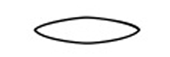
#> input picture mouth.png, 170 x 57 px, given in place of pic1.png, which was not available
$ jupyter execute ycbcr.ipynb
#> lines starting #> are read from the running program, lines starting #| are printed output that depends on the picture; after the words box and inside, x2 and y2 are one past the last pixel; in counts of white or black regions, pixels touching at a corner belong together; pictures that were not available may be replaced by others from this repository, and a replacement may not be noted
[cell 1]
from __future__ import print_function
import cv2 as cv
import argparse
import numpy as np
from matplotlib import pyplot as plt
from google.colab.patches import cv2_imshow

src = cv.imread("pic1.png")
#> src is the input picture: shape (57, 170, 3); min 0, max 255, mean 241.7
cv2_imshow(src)
imgYCC = cv.cvtColor(src, cv.COLOR_BGR2YCR_CB)
#> imgYCC: shape (57, 170, 3); mean of channels 0, 1, 2 241.7, 128, 128
cv2_imshow(imgYCC)
# src = cv.cvtColor(imgYCC, cv.COLOR_BGR2GRAY)
# dst = cv.equalizeHist(src)

[cell 2]
edges = cv.Canny(src,200,300)
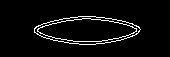
#> edges: shape (57, 170); 4.5% white in thin lines or dots, all inside (x1, y1, x2, y2) = (34, 16, 141, 45)
edges2=cv.Canny(imgYCC,200,300)
kernel = np.ones((5,5),np.uint8)
kernel = np.ones((5,5),np.uint8)
cv2_imshow(edges)
cv2_imshow(edges2)

[cell 3]
bitwiseAnd = cv.bitwise_and(edges, edges2)
cv2_imshow(bitwiseAnd)

[cell 4]
#using Contour Detection

sample_image = cv.imread('pic1.png')
img = cv.cvtColor(sample_image,cv.COLOR_BGR2RGB)
img = cv.resize(img,(512,512))
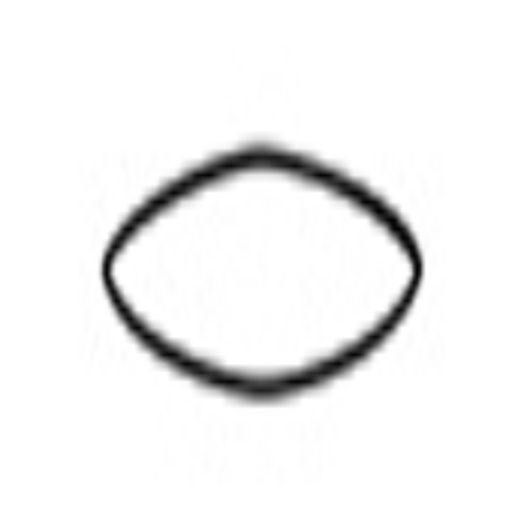
#> img: shape (512, 512, 3); min 1, max 255, mean 241.7

plt.axis('off');
plt.imshow(img)

gray = cv.cvtColor(img,cv.COLOR_RGB2GRAY)
_,thresh = cv.threshold(gray, np.mean(imgYCC), 255, cv.THRESH_BINARY_INV)
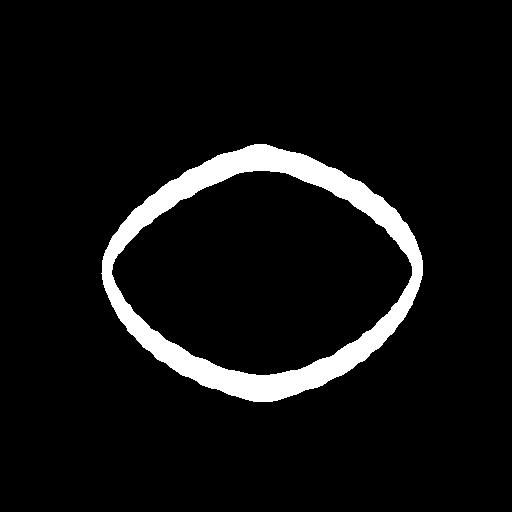
#> thresh: shape (512, 512); 6.5% white; 1 white region, box (x1, y1, x2, y2) and area: (101, 144, 423, 402) 16920

plt.axis('off')
plt.imshow(thresh)
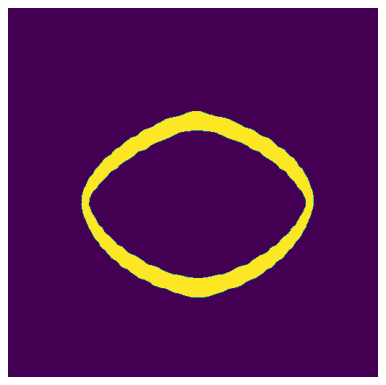
#> figure drawn by matplotlib, 1 panel

[cell 5]
from skimage.filters import threshold_otsu

#using Otsu Thresholding

sample_image = cv.imread('pic1.png')
img = cv.cvtColor(sample_image,cv.COLOR_BGR2RGB)

plt.axis('off')
plt.imshow(img)

img_gray=cv.cvtColor(img,cv.COLOR_RGB2GRAY)

thresh = threshold_otsu(img_gray)
#> thresh = 161
img_otsu  = img_gray < thresh
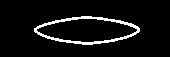
#> img_otsu: shape (57, 170) bool; 6.2% white in thin lines or dots, all inside (x1, y1, x2, y2) = (34, 16, 140, 45)

plt.imshow(img_otsu)

def filter_image(image, mask):

    r = image[:,:,0] * mask
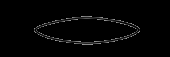
#> r: shape (57, 170); min 0, max 160, mean 4.3
    g = image[:,:,1] * mask
    b = image[:,:,2] * mask

    return np.dstack([r,g,b])
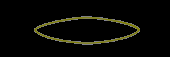
#> returned value: shape (57, 170, 3); mean of channels 0, 1, 2 4.3, 7.9, 7.9; drawn as B, G, R

filtered = filter_image(imgYCC, img_otsu)

plt.axis('off')
plt.imshow(filtered)

$ run again, on silent.png
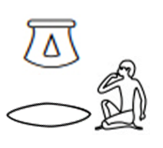
#> input picture silent.png, 163 x 148 px, given in place of pic1.png, which was not available
#> src is the input picture: shape (148, 163, 3); mean B, G, R 237.2, 237.2, 237.2
#> imgYCC: shape (148, 163, 3); mean of channels 0, 1, 2 237.2, 128, 128
#> `edges = cv.Canny(src,200,300)`:
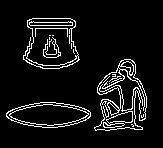
#> edges: shape (148, 163); 7.5% white in thin lines or dots, all inside (x1, y1, x2, y2) = (6, 18, 147, 131)
#> `thresh = threshold_otsu(img_gray)`: thresh = 176
#> img_otsu: shape (148, 163) bool; 9.8% white in thin lines or dots, all inside (x1, y1, x2, y2) = (6, 19, 147, 131)
#> in filter_image, `return np.dstack([r,g,b])`:
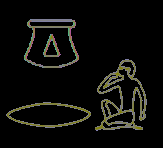
#> returned value: shape (148, 163, 3); mean of channels 0, 1, 2 9.9, 12.6, 12.6; drawn as B, G, R
